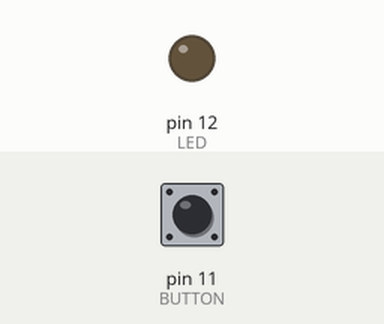
Recording of a sketch running on a simulated Arduino Uno, built with avr-gcc and run on an emulated ATmega328P. Shown: output pins drawn as LEDs (lit = HIGH). Inputs (shaded band) come from the test bench; at power-on: pin 11 (BUTTON) HIGH.

Above: at 1.2 s.
1.3 s: pin 11 (BUTTON) pulled LOW for 0.15 s
At 1.37 s:
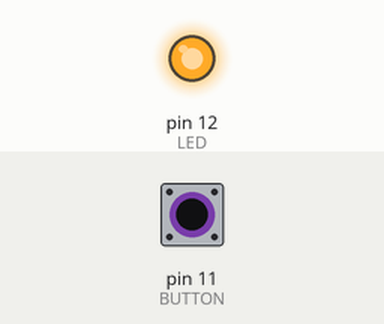
2.9 s: pin 11 (BUTTON) pulled LOW for 3.2 s
At 6.5 s:
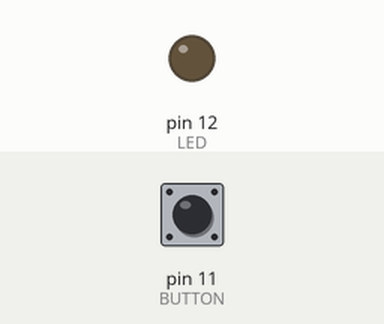
Timing chart, 0 to 8.0 s (numbered marks = the images above; inputs shaded):
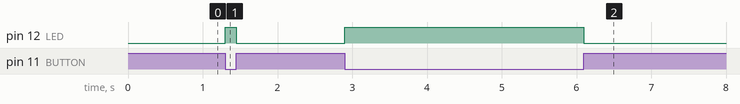

The sketch:

switch_on_off.ino
```cpp
const int LED = 12;
const int BUTTON = 11;
void setup() {
  // put your setup code here, to run once:
  pinMode(LED, OUTPUT);
  pinMode(BUTTON, INPUT_PULLUP);
}

void loop() {
  // put your main code here, to run repeatedly:
  if(!digitalRead(BUTTON)){
    digitalWrite(LED, HIGH);
  }
  else{
    digitalWrite(LED, LOW);
  }
}
```

Measured:
- after the input at 1.3 s, pin 12 (LED): LOW → HIGH at once, → LOW 0.15 s later
- after the input at 2.9 s, pin 12 (LED): LOW → HIGH at once, → LOW 3.2 s later
